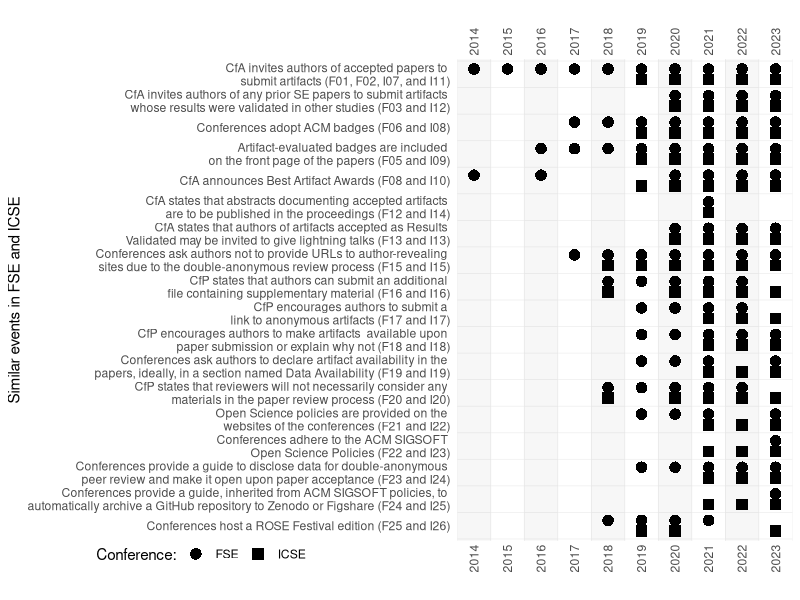

Write the R code that produced this figure.
# FSE and ICSE Timeline

required_packages <- c("ggplot2", "readxl", "rstudioapi", "dplyr")

installed_packages <- rownames(installed.packages())
for (pkg in required_packages) {
  if (!(pkg %in% installed_packages)) {
    install.packages(pkg)
  }
}

library(ggplot2)
library(readxl)
library(dplyr)
library(rstudioapi)

if (!dir.exists("processed-data")) {
  this_file <- dirname(rstudioapi::getSourceEditorContext()$path)
  setwd(file.path(this_file, "..", ".."))
}

df <- read_excel("processed-data/dataset.xlsx", sheet = "ICSEFSETimelineData")

df_expanded <- df %>%
  rowwise() %>%
  mutate(Year = strsplit(as.character(Year), ",")) %>%
  tidyr::unnest(cols = c(Year)) %>%
  mutate(Year = as.numeric(Year))

df_expanded$EventFactor <- factor(df_expanded$Event, levels = rev(unique(df_expanded$Event)))
df_expanded$EventNumeric <- as.numeric(df_expanded$EventFactor)


min_year <- min(df_expanded$Year)
max_year <- max(df_expanded$Year)

year_breaks <- seq(min_year, max_year, 1)

bg_data <- data.frame(
  xmin = year_breaks - 0.5,
  xmax = year_breaks + 0.5,
  fill = factor((year_breaks - min_year) %% 2)
)

p <- ggplot(df_expanded, aes(x = Year, y = EventNumeric, shape = Conference)) +
  
  geom_rect(
    data = bg_data,
    aes(xmin = xmin, xmax = xmax, ymin = -Inf, ymax = Inf, fill = fill),
    inherit.aes = FALSE,
    alpha = 0.15,
    color = NA
  ) +
  scale_fill_manual(values = c("gray80", "white")) +
  guides(fill = "none") +
  

geom_point(
  aes(y = EventNumeric + ifelse(Conference == "FSE", 0.2, -0.2)),
  size = 3.6,
  color = "black"
) +
  
  scale_shape_manual(values = c(16, 15)) +
  
  scale_y_continuous(
    breaks = sort(unique(df_expanded$EventNumeric)),
    labels = levels(df_expanded$EventFactor),
    expand = c(0.02, 0.02)
  ) +
  
  scale_x_continuous(
    breaks = year_breaks,
    limits = c(min_year - 0.5, max_year + 0.5),
    expand = c(0, 0),
    sec.axis = dup_axis(name = "")
  ) +
  
  theme_minimal() +
  theme(
    axis.text.x.bottom = element_text(angle = 90, hjust = 1,
                                      margin = margin(t = 0), vjust = 0.5),
    axis.text.x.top    = element_text(angle = 90, hjust = 0,
                                      margin = margin(b = 0), vjust = 0.5),
    panel.grid.major.x = element_blank(),
    panel.grid.major.y = element_blank(),
    legend.position = c(-1.10, -0.068),
    legend.justification = c("left", "bottom"),
    legend.direction = "horizontal",
    plot.background = element_rect(fill = "white", color = "white")
  ) +
  labs(
    x = "",
    y = "Similar events in FSE and ICSE",
    shape = "Conference:"
  )


if (!dir.exists("outputs")) {
  dir.create("outputs")
}


#ggsave("outputs/F04-ICSEFSE-timeline.jpg", plot = p, width = 6.6, height = 7.7, dpi = 300)
ggsave("outputs/F04-ICSEFSE-timeline.pdf", plot = p, width = 6.6, height = 7.7)

getwd()
